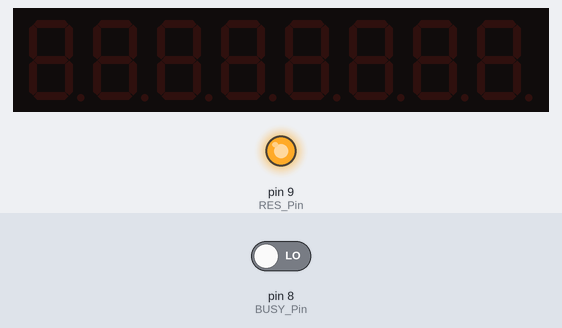
Bench run of a sketch on a simulated Arduino Uno, built with avr-gcc and run on an emulated ATmega328P. Shown: 8-digit seven-segment display, output pins drawn as LEDs (lit = HIGH). Wiring (inferred from the names in the program): TM1638 display and keys: STB pin 11; clock pin 12; DIO pin 13. The test bench sets the inputs (shaded band); at power-on: pin 8 (BUSY_Pin) LOW. Pins used as bus, display or sensor lines are not drawn.

Above: at 0.1 s.
Timing chart, 0 to 1.6 s (numbered marks = the images above):
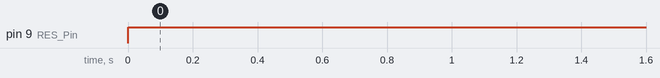

Measured:
- by itself, pin 9 (RES_Pin): LOW → HIGH at 0.00 s

The sketch:

GDEW075T8_Arduino.ino
```cpp
#include"Ap_29demo.h"
//IO settings
int BUSY_Pin = 8;
int RES_Pin = 9;
int DC_Pin = 10;
int CS_Pin = 11;
int SCK_Pin = 12;
int SDI_Pin = 13;

#define EPD_W21_MOSI_0  digitalWrite(SDI_Pin,LOW)
#define EPD_W21_MOSI_1  digitalWrite(SDI_Pin,HIGH)

#define EPD_W21_CLK_0 digitalWrite(SCK_Pin,LOW)
#define EPD_W21_CLK_1 digitalWrite(SCK_Pin,HIGH)

#define EPD_W21_CS_0 digitalWrite(CS_Pin,LOW)
#define EPD_W21_CS_1 digitalWrite(CS_Pin,HIGH)

#define EPD_W21_DC_0  digitalWrite(DC_Pin,LOW)
#define EPD_W21_DC_1  digitalWrite(DC_Pin,HIGH)
#define EPD_W21_RST_0 digitalWrite(RES_Pin,LOW)
#define EPD_W21_RST_1 digitalWrite(RES_Pin,HIGH)
#define isEPD_W21_BUSY digitalRead(BUSY_Pin)
////////FUNCTION//////
void driver_delay_us(unsigned int xus);
void driver_delay_xms(unsigned long xms);
void DELAY_S(unsigned int delaytime);
void SPI_Delay(unsigned char xrate);
void SPI_Write(unsigned char value);
void EPD_W21_WriteDATA(unsigned char command);
void EPD_W21_WriteCMD(unsigned char command);
//EPD
void EPD_W21_Init(void);
void EPD_init(void);
void PIC_display1(void);
void EPD_sleep(void);
void EPD_refresh(void);
void lcd_chkstatus(void);
void PIC_display_Clean(void);
unsigned char HRES_byte1,HRES_byte2,VRES_byte1,VRES_byte2;

void setup() {
   pinMode(BUSY_Pin, INPUT);
   pinMode(RES_Pin, OUTPUT);
   pinMode(DC_Pin, OUTPUT);
   pinMode(CS_Pin, OUTPUT);
   pinMode(SCK_Pin, OUTPUT);
   pinMode(SDI_Pin, OUTPUT);
}

//Tips//
/*When the electronic paper is refreshed in full screen, the picture flicker is a normal phenomenon, and the main function is to clear the display afterimage in the previous picture.
  When the local refresh is performed, the screen does not flash.*/
/*When you need to transplant the driver, you only need to change the corresponding IO. The BUSY pin is the input mode and the others are the output mode. */


void loop() {
  while(1)
  {
    //PICTURE1
    EPD_init(); //EPD init
    PIC_display1();
    EPD_refresh();//EPD_refresh
    EPD_sleep();//EPD_sleep,Sleep instruction is necessary, please do not delete!!!
   while(1);


  }
}


///////////////////EXTERNAL FUNCTION////////////////////////////////////////////////////////////////////////
/////////////////////delay//////////////////////////////////////
void driver_delay_us(unsigned int xus)  //1us
{
  for(;xus>1;xus--);
}
void driver_delay_xms(unsigned long xms) //1ms
{
    unsigned long i = 0 , j=0;

    for(j=0;j<xms;j++)
  {
        for(i=0; i<256; i++);
    }
}
void DELAY_S(unsigned int delaytime)
{
  int i,j,k;
  for(i=0;i<delaytime;i++)
  {
    for(j=0;j<4000;j++)
    {
      for(k=0;k<222;k++);

    }
  }
}
//////////////////////SPI///////////////////////////////////
void SPI_Delay(unsigned char xrate)
{
  unsigned char i;
  while(xrate)
  {
    for(i=0;i<2;i++);
    xrate--;
  }
}


void SPI_Write(unsigned char value)
{
    unsigned char i;
   //SPI_Delay(1);
    for(i=0; i<8; i++)
    {
        EPD_W21_CLK_0;
      // SPI_Delay(1);
       if(value & 0x80)
          EPD_W21_MOSI_1;
        else
          EPD_W21_MOSI_0;
        value = (value << 1);
      // SPI_Delay(1);
      // driver_delay_us(1);
        EPD_W21_CLK_1;
       // SPI_Delay(1);
    }
}

void EPD_W21_WriteCMD(unsigned char command)
{
 // SPI_Delay(1);
  EPD_W21_CS_0;
  EPD_W21_DC_0;   // command write
  SPI_Write(command);
  EPD_W21_CS_1;
}
void EPD_W21_WriteDATA(unsigned char command)
{
 // SPI_Delay(1);
  EPD_W21_CS_0;
  EPD_W21_DC_1;   // command write
  SPI_Write(command);
  EPD_W21_CS_1;
}


/////////////////EPD settings Functions/////////////////////
void EPD_W21_Init(void)
{
  EPD_W21_RST_0;    // Module reset
  delay(1); //At least 10ms delay
  EPD_W21_RST_1;
  delay(1); //At least 10ms delay

}
void EPD_init(void)
{
    HRES_byte1=0x02;      //640
    HRES_byte2=0x80;
    VRES_byte1=0x01;      //384
    VRES_byte2=0x80;

    EPD_W21_Init();    //Electronic paper IC reset
    EPD_W21_WriteCMD(0x01);
    EPD_W21_WriteDATA (0x37);     //POWER SETTING
    EPD_W21_WriteDATA (0x00);

    EPD_W21_WriteCMD(0X00);     //PANNEL SETTING
    EPD_W21_WriteDATA(0xCF);
    EPD_W21_WriteDATA(0x08);

    EPD_W21_WriteCMD(0x30);     //PLL setting
    EPD_W21_WriteDATA (0x3C);   //PLL:    0x3C,all temperature  range

    EPD_W21_WriteCMD(0X82);     //VCOM VOLTAGE SETTING
    EPD_W21_WriteDATA(0x1E);    //all temperature  range

    EPD_W21_WriteCMD(0x06);         //boost
    EPD_W21_WriteDATA (0xc7);
    EPD_W21_WriteDATA (0xcc);
    EPD_W21_WriteDATA (0x28);

    EPD_W21_WriteCMD(0X50);     //VCOM AND DATA INTERVAL SETTING
    EPD_W21_WriteDATA(0x77);

    EPD_W21_WriteCMD(0X60);     //TCON SETTING
    EPD_W21_WriteDATA(0x22);

    EPD_W21_WriteCMD(0X65);     //FLASH CONTROL
    EPD_W21_WriteDATA(0x00);

    EPD_W21_WriteCMD(0x61);         //tres
    EPD_W21_WriteDATA (HRES_byte1);   //source 600
    EPD_W21_WriteDATA (HRES_byte2);
    EPD_W21_WriteDATA (VRES_byte1);   //gate 448
    EPD_W21_WriteDATA (VRES_byte2);

    EPD_W21_WriteCMD(0xe5);     //FLASH MODE
    EPD_W21_WriteDATA(0x03);

    EPD_W21_WriteCMD(0x04);  //Power on
    lcd_chkstatus();        //waiting for the electronic paper IC to release the idle signal

}
void EPD_refresh(void)
{
    EPD_W21_WriteCMD(0x12);     //DISPLAY REFRESH
    driver_delay_xms(100);          //!!!The delay here is necessary, 200uS at least!!!
    lcd_chkstatus();
}
void EPD_sleep(void)
{
    EPD_W21_WriteCMD(0X02);   //power off
    lcd_chkstatus();
    EPD_W21_WriteCMD(0X07);   //deep sleep
    EPD_W21_WriteDATA(0xA5);
}

void PIC_display1(void)
{
  u32 i;
  u8 j,temp1,temp2;
    EPD_W21_WriteCMD(0x10);      //start to transport picture

    for(i=0;i<30720;i++)         //1bit for a pixels(old is 4bit for a pixels)
    {
      temp1 = pgm_read_byte(&gImage_1[i]);
      for(j=0;j<4;j++)    //1bit to 4bit
      {
        if(temp1&0x80)   //Analysis the first 1bit
          temp2 = 0x00;  //black(1bit to 4bit)
        else
          temp2 = 0x03;  //white(1bit to 4bit)

        temp2 <<= 4;     //move to the Hight 4bit
        temp1 <<= 1;     //move 1bit

        if(temp1&0x80)   //Analysis the second 1bit
          temp2 |= 0x00; //black(1bit to 4bit),Data consolidation
        else
          temp2 |= 0x03; //white(1bit to 4bit),Data consolidation

        temp1 <<= 1;     //move 1bit£¬turn the next 1bit

        EPD_W21_WriteDATA(temp2); //write a byte,Contains two 4bit pixels
      }
    }
}

void PIC_display_Clean(void)
{
    unsigned int i;
    EPD_W21_WriteCMD(0x10);
    for(i=0;i<30720*4;i++)
  {
    EPD_W21_WriteDATA(0x33); //white
  }
}
void lcd_chkstatus(void)
{
  unsigned char busy;
  do
  {
    EPD_W21_WriteCMD(0x71);
    busy = isEPD_W21_BUSY;
    busy =!(busy & 0x01);
  }
  while(busy);
  driver_delay_xms(200);
}
/////////////////////////END////////////////////
```

Source omitted: Ap_29demo.h (data table, 155732 bytes)
